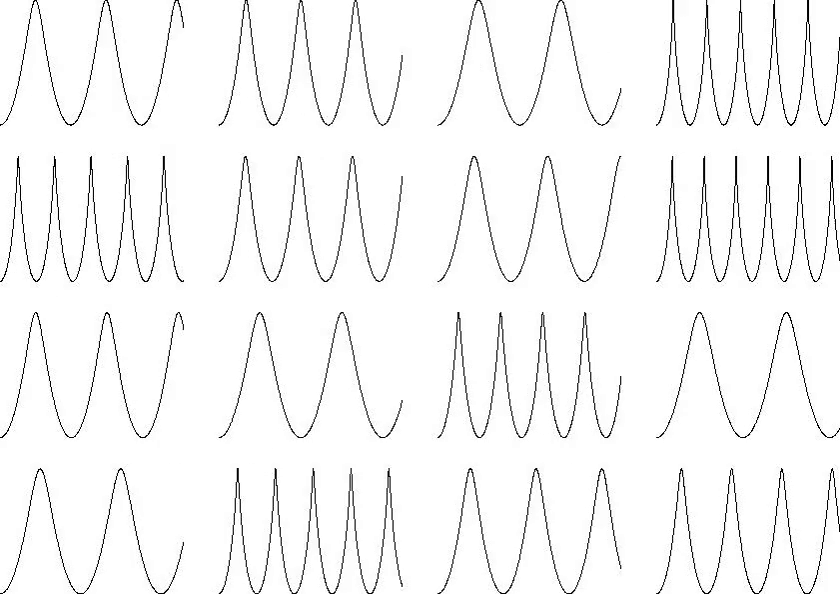
#> input picture frame 100 of experiments/c59_pptx.mp4, 840 x 594 px, given in place of the camera
$ python fourier_transform.py
#> lines starting #> are read from the running program, lines starting #| are printed output that depends on the picture
import time

import numpy as np
from matplotlib import pyplot as plt

import cv2  # opencv-based functions
import argparse  # process input arguments


def argparser():
    parser = argparse.ArgumentParser(
        description="""
            A demonstration program showing a live camera image feed
            alongside the intensity component of the Fourier transform
            of the camera image.\n
            Required: A python 2.7 installation (tested on Enthought Canopy),
            with:
                - OpenCV (for camera reading)
                - numpy, TkAgg, matplotlib, scipy, argparse
            Cobbled together by Brian R. Pauw.
            Released under a GPLv3+ license.
            """
    )
    parser.add_argument(
        "-n",
        "--numShots",
        type=int,
        default=1e5,
        help="Max. number of images before program exit",
    )
    parser.add_argument("-N", "--numBins", type=int, default=200, help="number of integration bins")
    parser.add_argument(
        "-o",
        "--nContrIms",
        type=int,
        default=30,
        help="Calculate average contrast over N images",
    )
    parser.add_argument(
        "-d",
        "--camDevice",
        type=int,
        default=0,
        help="Integer specifying the camera device to use",
    )
    parser.add_argument(
        "-i",
        "--imAvgs",
        type=int,
        default=1,
        help="use an average of N images to show and FFT",
    )
    parser.add_argument(
        "-y",
        "--vScale",
        type=float,
        default=1.0,
        help="rescale the video vertically using interpolation",
    )
    parser.add_argument(
        "-x",
        "--hScale",
        type=float,
        default=1.0,
        help="rescale video horizontally using interpolation",
    )
    # image freezes when not downscaled in color!
    parser.add_argument(
        "-p",
        "--downScale",  # default = True,
        action="store_true",
        help="use pyramidal downscaling (once) on the image",
    )
    parser.add_argument(
        "-k",
        "--killCenterLines",
        action="store_true",
        help="remove central lines from the FFT image",
    )
    parser.add_argument("-f", "--figid", type=str, default="liveFFT", help="name of the image window")
    parser.add_argument(
        "-r",
        "--rows",
        type=int,
        default="400",
        help="use only centre N rows of video image",
    )
    parser.add_argument(
        "-c",
        "--columns",
        type=int,
        default="400",
        help="use only centre N columne of video image",
    )
    parser.add_argument(
        "-z",
        "--minContrast",
        type=float,
        default=7,
        help="minimum contrast scaling (adjusts black level)",
    )
    parser.add_argument(
        "-a",
        "--maxContrast",
        type=float,
        default=1,
        help="maximum contrast scaling (adjusts white level)",
    )
    parser.add_argument("-q", "--color", action="store_true", help="trade a little speed for color")

    return parser.parse_args()


class live_FT2(object):
    """
    This function shows the live Fourier transform of a continuous stream of
    images captured from an attached camera.

    """

    # internal variables and constants:
    color = False
    imMin = 0.004  # minimum allowed value of any pixel of the captured image
    contrast = np.concatenate((np.zeros((10, 1)), np.ones((10, 1))), axis=1)  # internal use.

    def __init__(self, **kwargs):
        # process kwargs:
        for kw in kwargs:
            setattr(self, kw, kwargs[kw])

        self.vc = cv2.VideoCapture(self.camDevice)  # camera device
        cv2.namedWindow(self.figid, 0)  # 0 makes it work a bit better
        cv2.resizeWindow(self.figid, 1024, 768)  # this doesn't keep
        # raw_input('Press Enter to start') #wait
        # start image collection, very device specific here.
        rval, frame = self.vc.read()
#> frame is the input picture: shape (594, 840, 3); min 0, max 255, mean 246.3
        # we need to wait a bit before we get decent images
        print("warming up camera... (.1s)")
        time.sleep(0.1)
        rval = self.vc.grab()
        rval, frame = self.vc.retrieve()
#> rval = True
        # determine if we are not asking too much
        frameShape = np.shape(frame)
#> frameShape = (594, 840, 3)
        if self.rows > frameShape[1]:
            self.rows = frameShape[1]
        if self.columns > frameShape[0]:
            self.columns = frameShape[0]

        # calculate crop
        self.vCrop = np.array(
            [
                np.ceil(frameShape[0] / 2.0 - self.columns / 2.0),
                np.floor(frameShape[0] / 2.0 + self.columns / 2.0),
            ],
            dtype=int,
        )
#> self.vCrop = [97, 497]
        self.hCrop = np.array(
            [
                np.ceil(frameShape[1] / 2.0 - self.rows / 2.0),
                np.floor(frameShape[1] / 2.0 + self.rows / 2.0),
            ],
            dtype=int,
        )
#> self.hCrop = [220, 620]
        # start image cleanup with something like this:
        # for a running contrast of nContrIms frames
        self.contrast = np.concatenate((np.zeros((self.nContrIms, 1)), np.ones((self.nContrIms, 1))), axis=1)

        # prepare for plotting integrated graph
        [xsize, ysize] = [self.columns, self.rows]
        xc = np.linspace(-xsize / 2.0, xsize / 2.0, xsize)
        yc = np.linspace(-ysize / 2.0, ysize / 2.0, ysize)
        self.binEdges = np.linspace(0.01, 1, self.numBins + 1)
        dist = np.sqrt(np.add.outer(xc**2, yc**2))
        self.pixelDist = dist / dist.max()
        # y, xEdges = np.histogram(dist, weights = a, bins = binEdges, density = True)

        self.pltFig = plt.figure(figsize=[8, 4])
        self.pltAx = self.pltFig.add_axes([0, 0, 1, 1], frameon=False, facecolor="g", yscale="log")
        self.pltAx.set_autoscaley_on(False)
        self.pltAx.set_xlim(0.0, 0.7)
        self.pltAx.set_ylim(0.1, 1)
        self.pltAx.grid("on")
        (self.pltLine,) = self.pltAx.plot([], [], ".-")
        self.pltFig.show()
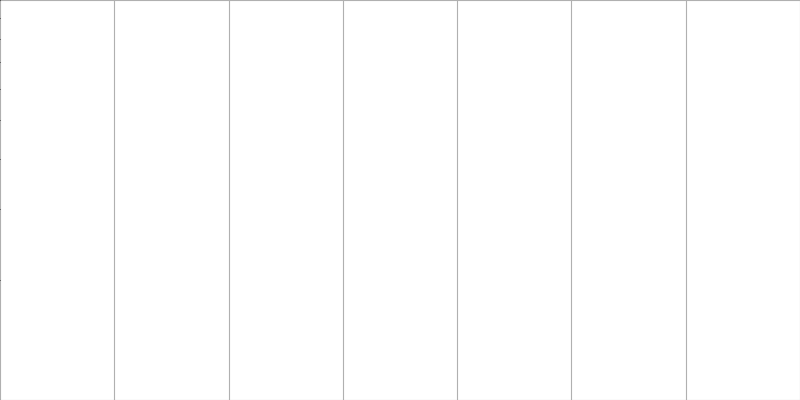
#> figure drawn by matplotlib, 1 panel

        Nr = 0
        # main loop
        while Nr <= self.numShots:
            a = time.time()
            Nr += 1
            self.camimage_ft()
            print("framerate = {} fps \r".format(1.0 / (time.time() - a)))
#> this loop made 29 passes
#> pass 1, in camimage_ft, `im = im[vCrop[0] : vCrop[1], hCrop[0] : hCrop[1], :]`:
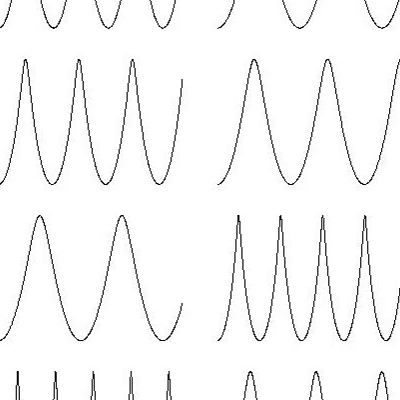
#> im: shape (400, 400, 3) float64; min 0, max 255, mean 247
        # stop camera
        self.vc.release()

    def camimage_ft(self):
        imAvgs = self.imAvgs
        vCrop = self.vCrop
        hCrop = self.hCrop
        contrast = self.contrast

        # read image
        rval = self.vc.grab()
        rval, im = self.vc.retrieve()
        im = np.array(im, dtype=float)
        # if we want to use an average of multiple images:
        if imAvgs > 1:
            im /= float(imAvgs)
            for imi in np.arange(2, imAvgs + 1):
                dummy, aim = self.vc.read()
                im += aim / float(imAvgs)

                # crop image
        im = im[vCrop[0] : vCrop[1], hCrop[0] : hCrop[1], :]
        # scaling horizontal axis down
        if (self.vScale != 1) or (self.hScale != 1):
            im = cv2.resize(im, None, fx=self.hScale, fy=self.vScale)
        # pyramid downscaling
        # if self.downScale or self.color: #color image freezes when not downscaled!
        if self.downScale:  # large and color images freeze when not downscaled!
            im = cv2.pyrDown(im)

        if not self.color:
            # reduce dimensionality
            im = np.mean(im, axis=2, dtype=float)
        # make sure we have no zeros
        im = (im - im.min()) / (im.max() - im.min())
        im = np.maximum(im, self.imMin)
        # FFT hints from http://www.astrobetter.com/fourier-transforms-of-images-in-python/
        # Numpy option, not quite all that much slower but much clearer than openCV
        if self.color:
            Intensity = np.zeros(np.shape(im))
            for ci in range(np.size(im, 2)):
                Intensity[:, :, ci] = np.abs(np.fft.fftshift(np.fft.fft2(im[:, :, ci]))) ** 2
        else:
            Intensity = np.abs(np.fft.fftshift(np.fft.fft2(im))) ** 2

        # [6 lines of commented-out code are left out]
        Intensity += self.imMin

        if self.killCenterLines:
            # blatantly copied from Samuel Tardif's code
            # kill the center lines for higher dynamic range
            # by copying the next row/column
            if not self.color:
                h, w = np.shape(Intensity)
                Intensity[int(h / 2 - 1) : int(h / 2 + 1), :] = Intensity[int(h / 2 + 1) : int(h / 2 + 3), :]
                Intensity[:, int(w / 2 - 1) : int(w / 2 + 1)] = Intensity[:, int(w / 2 + 1) : int(w / 2 + 3)]
            else:
                h, w, c = np.shape(Intensity)
                Intensity[int(h / 2 - 1) : int(h / 2 + 1), :, :] = Intensity[int(h / 2 + 1) : int(h / 2 + 3), :, :]
                Intensity[:, int(w / 2 - 1) : int(w / 2 + 1), :] = Intensity[:, int(w / 2 + 1) : int(w / 2 + 3), :]

        # running average of contrast
        # circshift contrast matrix up
        contrast = contrast[np.arange(1, np.size(contrast, 0) + 1) % np.size(contrast, 0), :]
        # replace bottom values with new values for minimum and maximum
        contrast[-1, :] = [np.min(Intensity), np.max(Intensity)]

        # openCV draw
        vmin = np.log(contrast[:, 0].mean()) + self.minContrast
        vmax = np.log(contrast[:, 1].mean()) - self.maxContrast
        # print('{}'.format(Intensity.dtype)) float32
        Intensity = (np.log(Intensity + self.imMin) - vmin) / (vmax - vmin)
        Intensity = Intensity.clip(0.0, 1.0)
        # Intensity = (Intensity - Intensity.min()) / (Intensity.max() - Intensity.min())

        time.sleep(0.01)
        cv2.imshow(self.figid, np.concatenate((im, Intensity), axis=1))

        # [4 lines of commented-out code are left out]
        y = (
            np.histogram(
                self.pixelDist,
                weights=Intensity,
                bins=self.binEdges,
            )[0]
            / np.histogram(self.pixelDist, bins=self.binEdges)[0]
        )

        # self.pltAx.clear()
        self.pltLine.set_xdata(np.cumsum(np.diff(self.binEdges)))
        self.pltLine.set_ydata(y)
        self.pltAx.relim()
        self.pltAx.autoscale_view()
        # draw *and* flush
        self.pltFig.canvas.draw()
        # [10 lines of commented-out code are left out]

        cv2.waitKey(1)

        return contrast


if __name__ == "__main__":
    adict = argparser()
    # run the program, scotty! I want a kwargs object, so convert args:
    adict = vars(adict)
    live_FT2(**adict)  # and expand to kwargs
#> figure, not shown here; curve peaks at x = 0.0099, y = 0.55

$ run again, starting later in the video
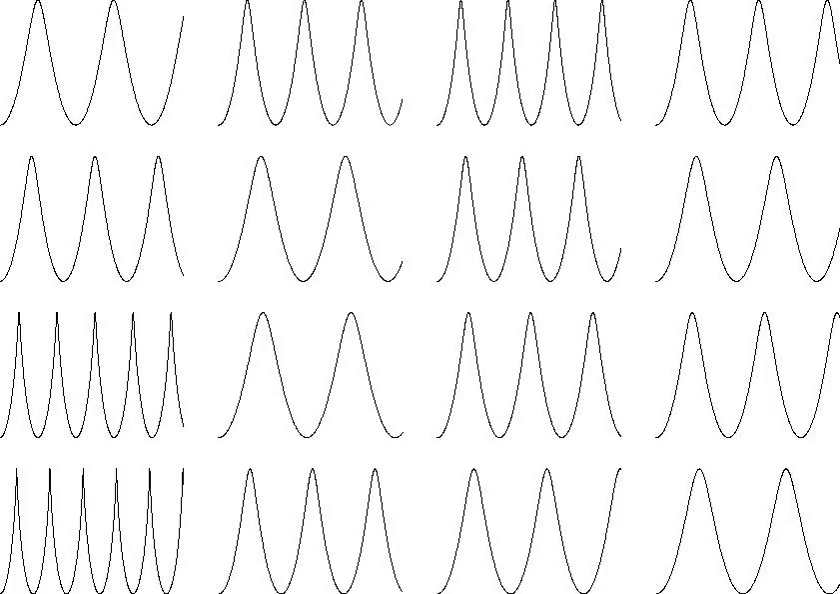
#> input picture frame 450 of experiments/c59_pptx.mp4, 840 x 594 px, given in place of the camera
#> in __init__, frame is the input picture: shape (594, 840, 3); min 0, max 255, mean 247.3
#> in __init__, `rval, frame = self.vc.retrieve()`: rval = True
#> the loop in __init__, `while Nr <= self.numShots:` made 29 passes
#> pass 1, in camimage_ft, `im = im[vCrop[0] : vCrop[1], hCrop[0] : hCrop[1], :]`:
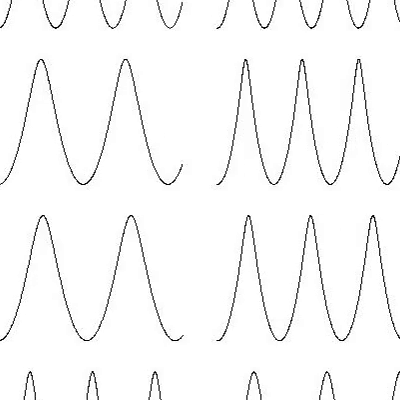
#> im: shape (400, 400, 3) float64; min 0, max 255, mean 248

$ run again, starting later in the video
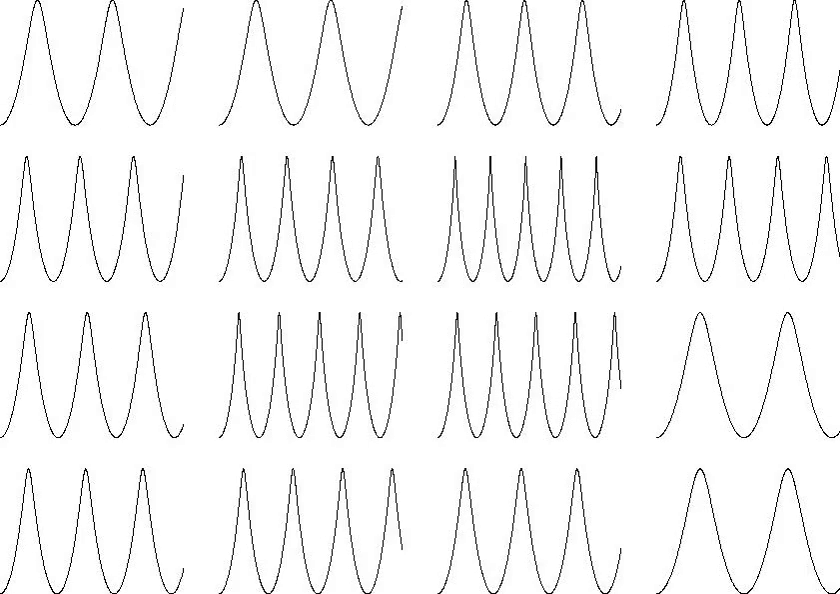
#> input picture frame 800 of experiments/c59_pptx.mp4, 840 x 594 px, given in place of the camera
#> in __init__, frame is the input picture: shape (594, 840, 3); min 0, max 255, mean 246.3
#> in __init__, `rval, frame = self.vc.retrieve()`: rval = True
#> the loop in __init__, `while Nr <= self.numShots:` made 29 passes
#> pass 1, in camimage_ft, `im = im[vCrop[0] : vCrop[1], hCrop[0] : hCrop[1], :]`:
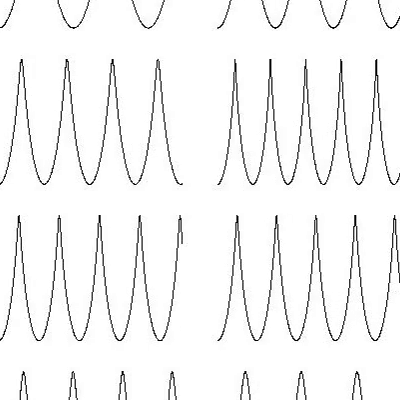
#> im: shape (400, 400, 3) float64; min 0, max 255, mean 244.4
